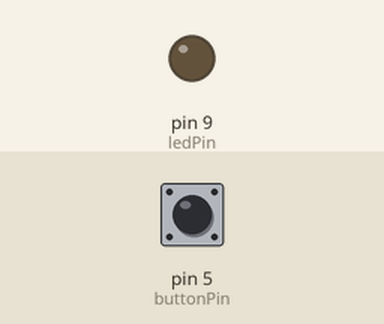
The sketch below on a simulated Arduino Uno, built with avr-gcc and run on an emulated ATmega328P. Shown: output pins drawn as LEDs (lit = HIGH). The test bench sets the inputs (shaded band); at power-on: pin 5 (buttonPin) LOW. Not simulated (calls return 0 or success): arduino_secrets.h; what the sketch prints to the serial monitor is not drawn.

Above: at 1.2 s.
1.3 s: pin 5 (buttonPin) pulled HIGH for 0.15 s
At 1.38 s:
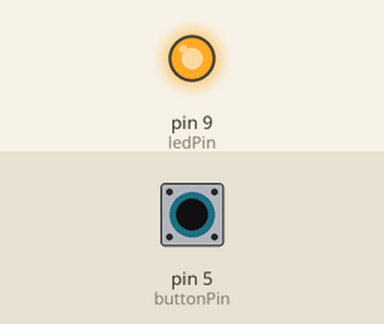
2.9 s: pin 5 (buttonPin) pulled HIGH for 3.2 s
At 7.5 s:
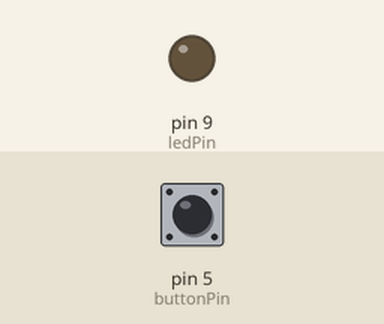
Timing chart, 0 to 9.0 s (numbered marks = the images above; inputs shaded):
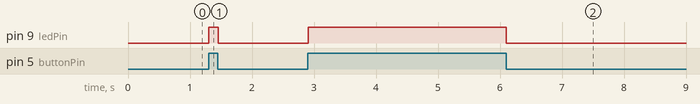

Measured:
- after the input at 1.3 s, pin 9 (ledPin): LOW → HIGH at once, → LOW 0.15 s later
- after the input at 2.9 s, pin 9 (ledPin): LOW → HIGH at once, → LOW 3.2 s later

The sketch:

LED_with_Push_Button.ino
```cpp
#include "arduino_secrets.h"

// Define pin numbers
const int ledPin = 9;
const int buttonPin = 5;

void setup() {
  Serial.begin(9600);
  pinMode(ledPin, OUTPUT);     // Set LED as output
  pinMode(buttonPin, INPUT);    // Set button as input
}

void loop() {
  int buttonState = digitalRead(buttonPin); // Read button state
  //delay(1000);
  Serial.println(buttonState);
  if (buttonState == HIGH) {   // If button is pressed
    digitalWrite(ledPin, HIGH);  // Turn LED on
  }
  else {
    digitalWrite(ledPin, LOW);   // Turn LED off
  }
}
```
